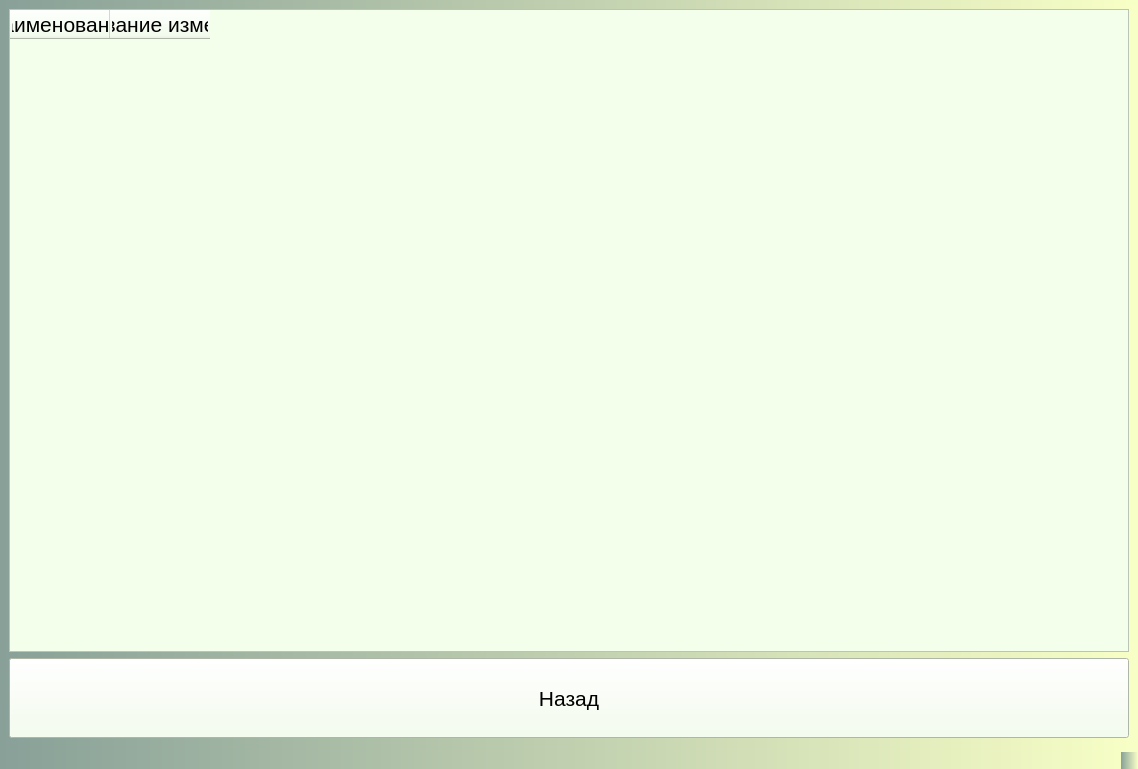
<?xml version="1.0" encoding="UTF-8"?>
<ui version="4.0">
 <class>NeedChange</class>
 <widget class="QMainWindow" name="NeedChange">
  <property name="geometry">
   <rect>
    <x>0</x>
    <y>0</y>
    <width>1138</width>
    <height>769</height>
   </rect>
  </property>
  <property name="windowTitle">
   <string>MainWindow</string>
  </property>
  <property name="styleSheet">
   <string notr="true">background:qlineargradient(spread:repeat, x1:0, y1:0, x2:1, y2:0, stop:0 rgba(83, 160, 81, 255), stop:1 rgba(255, 120, 161, 255))qlineargradient(spread:repeat, x1:0, y1:0, x2:1, y2:0, stop:0 rgba(136, 160, 152, 255), stop:1 rgba(248, 255, 198, 255))</string>
  </property>
  <widget class="QWidget" name="centralwidget">
   <layout class="QGridLayout" name="gridLayout">
    <item row="0" column="0">
     <widget class="QTableWidget" name="tableWidgetNeedChange">
      <property name="sizePolicy">
       <sizepolicy hsizetype="Expanding" vsizetype="Expanding">
        <horstretch>0</horstretch>
        <verstretch>100</verstretch>
       </sizepolicy>
      </property>
      <property name="sizeIncrement">
       <size>
        <width>0</width>
        <height>0</height>
       </size>
      </property>
      <property name="baseSize">
       <size>
        <width>0</width>
        <height>0</height>
       </size>
      </property>
      <property name="cursor" stdset="0">
       <cursorShape>WhatsThisCursor</cursorShape>
      </property>
      <property name="focusPolicy">
       <enum>Qt::StrongFocus</enum>
      </property>
      <property name="whatsThis">
       <string>&lt;html&gt;&lt;head/&gt;&lt;body&gt;&lt;p&gt;&lt;br/&gt;&lt;/p&gt;&lt;/body&gt;&lt;/html&gt;</string>
      </property>
      <property name="layoutDirection">
       <enum>Qt::LeftToRight</enum>
      </property>
      <property name="styleSheet">
       <string notr="true">background:rgb(243, 255, 234);
font-size:16pt</string>
      </property>
      <column>
       <property name="text">
        <string>Наименование</string>
       </property>
       <property name="font">
        <font>
         <pointsize>16</pointsize>
        </font>
       </property>
      </column>
      <column>
       <property name="text">
        <string>Требование изменений</string>
       </property>
       <property name="font">
        <font>
         <pointsize>16</pointsize>
        </font>
       </property>
      </column>
     </widget>
    </item>
    <item row="1" column="0">
     <widget class="QPushButton" name="pushButtonBack">
      <property name="minimumSize">
       <size>
        <width>286</width>
        <height>80</height>
       </size>
      </property>
      <property name="styleSheet">
       <string notr="true">background:rgb(243, 255, 234);
font-size:16pt</string>
      </property>
      <property name="text">
       <string>Назад</string>
      </property>
     </widget>
    </item>
   </layout>
  </widget>
  <widget class="QMenuBar" name="menubar">
   <property name="geometry">
    <rect>
     <x>0</x>
     <y>0</y>
     <width>1138</width>
     <height>21</height>
    </rect>
   </property>
  </widget>
  <widget class="QStatusBar" name="statusbar"/>
 </widget>
 <resources/>
 <connections/>
</ui>
